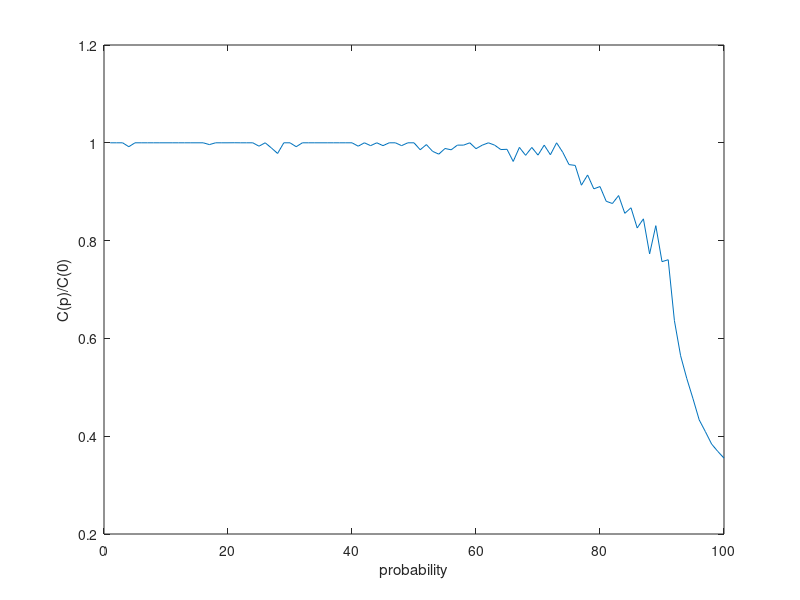

Reproduce this figure in MATLAB.
%This function runs in two parts:
%Firstly, comment out the rest of the code below for loop, and uncomment
%the for loop. This will save average clustering coefficients to
%'clusteringcoefavg.txt'. Run the code for just one probability p=0, and
%save the average clustering coeff in 'clusteringcoeffavg0.txt'. For this
%please make changes in clustering.m. 
%
%Secondly, comment out the for loop, uncomment the rest of the code. This
%will generate a graph of C(p)/C(0)

function plotws

p=[0.0001,0.00011,0.00012,0.00015,0.00016,0.00019,0.0002,0.00025,0.00027,0.0003,0.00031,0.00035,0.00037,0.00039,0.0004,0.00041,0.00043,0.00045,0.00047,0.00049,0.0005,0.00052,0.00053,0.00055,0.00057,0.00059,0.0006,0.00062,0.00063,0.00067,0.00069,0.0007,0.00072,0.00075,0.00079,0.0008,0.00082,0.00084,0.00086,0.00088,0.0009,0.00092,0.00094,0.00096,0.00098,0.001,0.0014,0.0018,0.002,0.0024,0.0028,0.003,0.0034,0.0038,0.004,0.0042,0.0047,0.005,0.0053,0.0058,0.006,0.0063,0.0068,0.007,0.0073,0.0078,0.008,0.0082,0.0087,0.009,0.0093,0.0097,0.01,0.015,0.02,0.025,0.03,0.035,0.04,0.045,0.05,0.055,0.06,0.065,0.07,0.075,0.08,0.085,0.09,0.095,0.1,0.2,0.3,0.4,0.5,0.6,0.7,0.8,0.9,1];

r=size(p);
r=r(2);
% for i=1:r
%     wattsstrogatz(100,10,p(i));
%     Mat=dlmread('adjws.txt');
%     clustering(Mat);
% end
C0=dlmread('clusteringcoeffavg0.txt');
C=dlmread('clusteringcoeffavg.txt');
Y=zeros(0,1);
x=size(C);
x=x(1);
for i=1:x
    y=C(i)/C0;
    Y=[Y;y];
end
disp(Y);
figure(1);
plot(Y);
xlabel('probability');
ylabel('C(p)/C(0)');
end